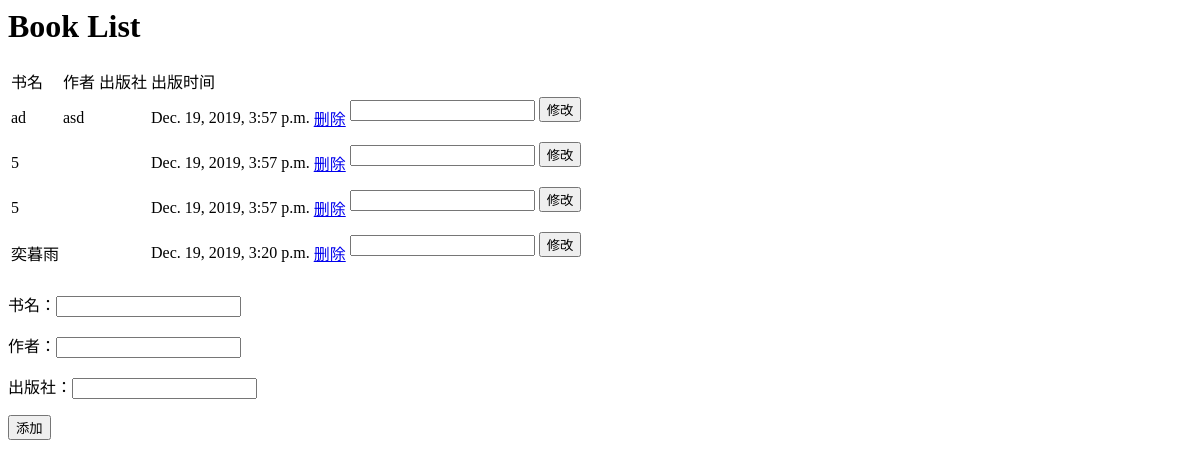
Before: /polls/detail/ with the older database file.
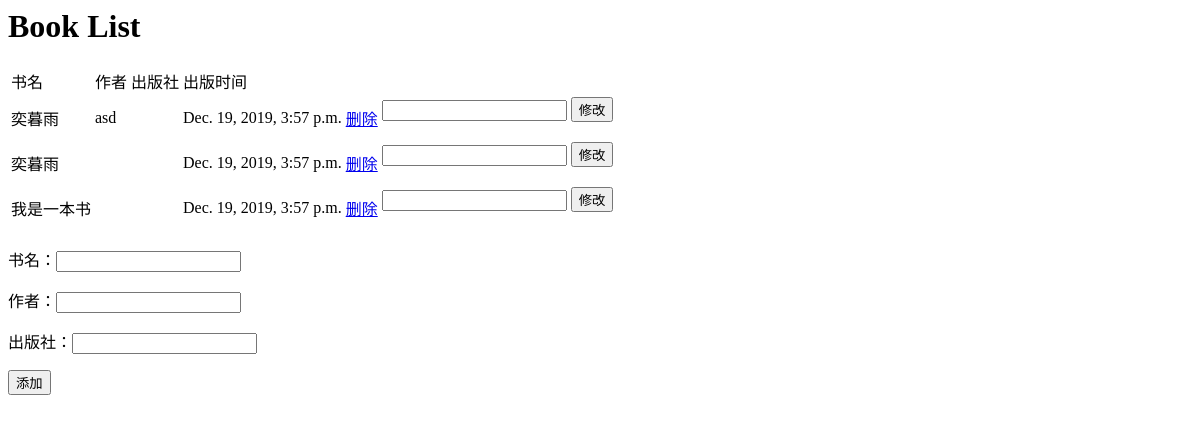
After: the same page with the newer database file.
### polls/models.py (models this page shows)
class BooK(models.Model):
  name=models.CharField(max_length=200)
  author=models.CharField(max_length=100)
  pub_house=models.CharField(max_length=200)
  pub_date=models.DateTimeField('date published')

### polls/views.py (the view)
# urls.py: path('detail/',views.detail,name='detail'),
def detail(request):
    book_list=BooK.objects.order_by('-pub_date')
    context={'book_list':book_list}
    return render(request,'polls/detail.html',context)

### polls/templates/polls/detail.html (shortened to what this page needs)
<h1>Book List</h1>
<table>
  <tr>
    <td>书名</td>
    <td>作者</td>
    <td>出版社</td>
    <td>出版时间</td>
  </tr>
  {% for book in book_list.all %}
  <tr>
    <td>{{ book.name }}</td>
    <td>{{ book.author }}</td>
    <td>{{ book.pub_house }}</td>
    <td>{{ book.pub_date }}</td>
    <td><a href="{% url 'polls:delBook' book.id %}">删除</a></td>
    <td>
      <form
        action="{%url 'polls:changeBookinfo' book.id %}"
        method="post"
        name="changeBookinfo"
      >
        <span><input type="text" name="name"/></span>
        <input type="submit" value="修改" />
      </form>
    </td>
  </tr>
  {% endfor %}
</table>
<form action="{% url 'polls:addBook' %}" method="post" name="addBook">
  <p><span>书名：</span><input type="text" name="name" /></p>
  <p><span>作者：</span><input type="text" name="author" /></p>
  <p><span>出版社：</span><input type="text" name="pub_house" /></p>
  <input type="submit" value="添加" />
</form>

Changed rows visible on the page:
removed BooK: name "奕暮雨", pub_date "Dec. 19, 2019, 3:20 p.m."
changed BooK "asd": name "ad" → "奕暮雨"
changed BooK (number 2 of 3 on the later page): name "5" → "奕暮雨"
changed BooK: name "5" → "我是一本书"
